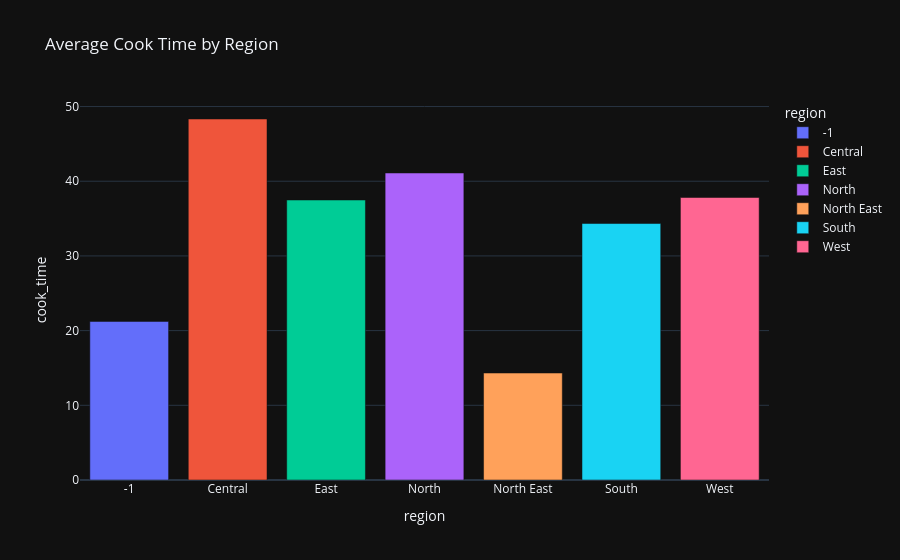

Notebook source saved alongside this figure:
### Markdown cell above
## Task 2: Bar Chart of Cook Time by Region

### Objective:
Create a bar chart that shows the average cook time for each region. This will help us understand the cooking time distribution across different regions.  **There is a "weird" bar in the chart why is that the case??**


### Instructions:
- Group the data by the region. (Hint:  may need a df.groupby() method here!)

- Calculate the average cook time for each region.

- Create a bar chart using Plotly to show this average cook time for each region.

- Label the axes and title the chart.

### Code cell
# Task 2: Create a bar chart showing the average cook time by region
# Fill in the code to group by region and calculate the average cook time
df_region_avg = df.groupby('region')['cook_time'].mean().reset_index()

# Create the bar chart
fig = px.bar(df_region_avg, x='region', y='cook_time', title="Average Cook Time by Region",color='region',
             hover_name='cook_time', template='plotly_dark')

# Show the plot
fig.show()

### Figure 1 — Plotly figure (JSON) as saved in the notebook; plotly's stock layout.template omitted (floating-point values rounded to 4 significant figures)
{"data": [{"hovertemplate": "<b>%{hovertext}</b><br><br>region=%{x}<br>cook_time=%{y}<extra></extra>", "hovertext": [21.23], "legendgroup": "-1", "marker": {"color": "#636efa", "pattern": {"shape": ""}}, "name": "-1", "orientation": "v", "showlegend": true, "textposition": "auto", "type": "bar", "x": ["-1"], "xaxis": "x", "y": [21.23], "yaxis": "y"}, {"hovertemplate": "<b>%{hovertext}</b><br><br>region=%{x}<br>cook_time=%{y}<extra></extra>", "hovertext": [48.33], "legendgroup": "Central", "marker": {"color": "#EF553B", "pattern": {"shape": ""}}, "name": "Central", "orientation": "v", "showlegend": true, "textposition": "auto", "type": "bar", "x": ["Central"], "xaxis": "x", "y": [48.33], "yaxis": "y"}, {"hovertemplate": "<b>%{hovertext}</b><br><br>region=%{x}<br>cook_time=%{y}<extra></extra>", "hovertext": [37.48], "legendgroup": "East", "marker": {"color": "#00cc96", "pattern": {"shape": ""}}, "name": "East", "orientation": "v", "showlegend": true, "textposition": "auto", "type": "bar", "x": ["East"], "xaxis": "x", "y": [37.48], "yaxis": "y"}, {"hovertemplate": "<b>%{hovertext}</b><br><br>region=%{x}<br>cook_time=%{y}<extra></extra>", "hovertext": [41.1], "legendgroup": "North", "marker": {"color": "#ab63fa", "pattern": {"shape": ""}}, "name": "North", "orientation": "v", "showlegend": true, "textposition": "auto", "type": "bar", "x": ["North"], "xaxis": "x", "y": [41.1], "yaxis": "y"}, {"hovertemplate": "<b>%{hovertext}</b><br><br>region=%{x}<br>cook_time=%{y}<extra></extra>", "hovertext": [14.32], "legendgroup": "North East", "marker": {"color": "#FFA15A", "pattern": {"shape": ""}}, "name": "North East", "orientation": "v", "showlegend": true, "textposition": "auto", "type": "bar", "x": ["North East"], "xaxis": "x", "y": [14.32], "yaxis": "y"}, {"hovertemplate": "<b>%{hovertext}</b><br><br>region=%{x}<br>cook_time=%{y}<extra></extra>", "hovertext": [34.34], "legendgroup": "South", "marker": {"color": "#19d3f3", "pattern": {"shape": ""}}, "name": "South", "orientation": "v", "showlegend": true, "textposition": "auto", "type": "bar", "x": ["South"], "xaxis": "x", "y": [34.34], "yaxis": "y"}, {"hovertemplate": "<b>%{hovertext}</b><br><br>region=%{x}<br>cook_time=%{y}<extra></extra>", "hovertext": [37.82], "legendgroup": "West", "marker": {"color": "#FF6692", "pattern": {"shape": ""}}, "name": "West", "orientation": "v", "showlegend": true, "textposition": "auto", "type": "bar", "x": ["West"], "xaxis": "x", "y": [37.82], "yaxis": "y"}], "layout": {"barmode": "relative", "legend": {"title": {"text": "region"}, "tracegroupgap": 0}, "title": {"text": "Average Cook Time by Region"}, "xaxis": {"anchor": "y", "categoryarray": ["-1", "Central", "East", "North", "North East", "South", "West"], "categoryorder": "array", "domain": [0, 1], "title": {"text": "region"}}, "yaxis": {"anchor": "x", "domain": [0, 1], "title": {"text": "cook_time"}}}}
